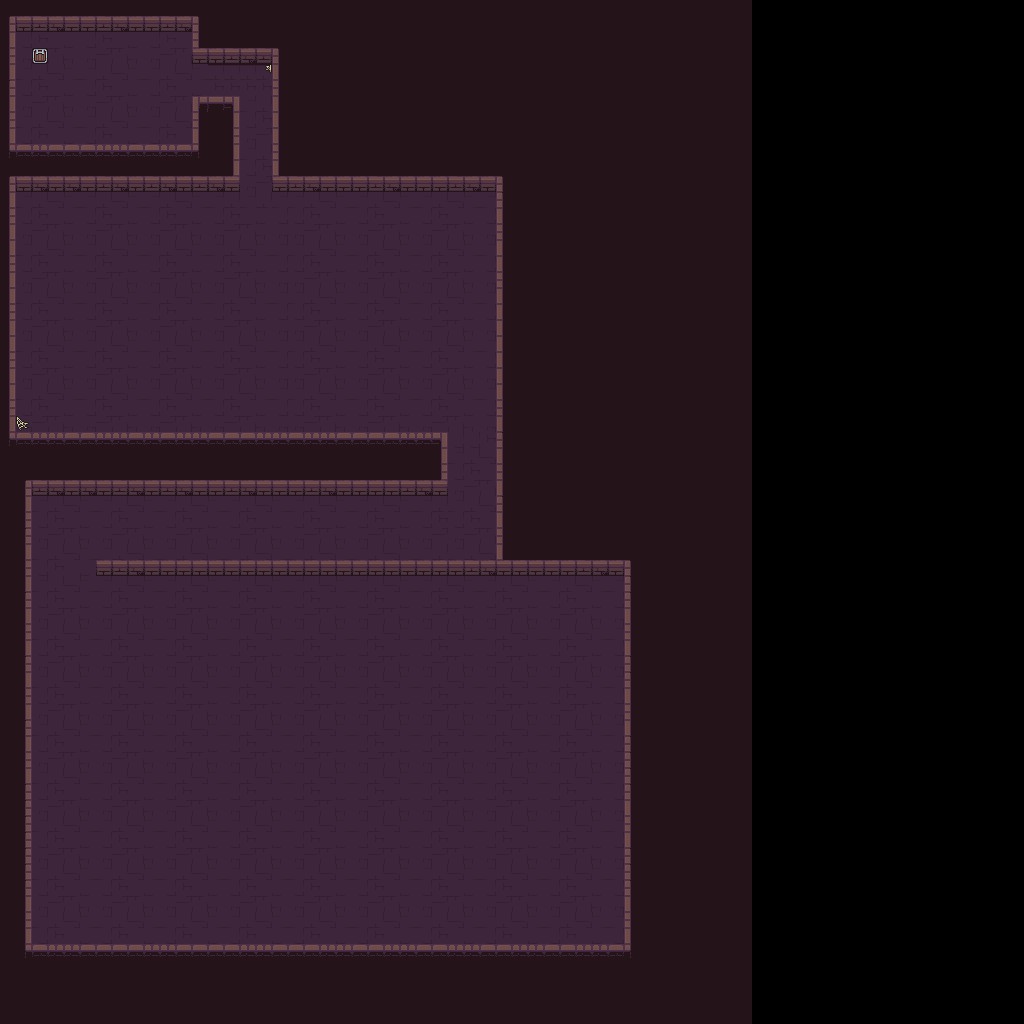

A level layout from a 2D game, rendered from its tile map. Below: a short description, then the map file with tile-grid data replaced by summaries:
An orthogonal 64x64 tile map with 16x16 px tiles, 3 tile layers (DungeonVoid, Dungeon, DungeonStuff) and 18 objects.

<map version="1.10" tiledversion="1.11.2" orientation="orthogonal" renderorder="right-down" width="64" height="64" tilewidth="16" tileheight="16" infinite="0" nextlayerid="7" nextobjectid="24">
 <editorsettings>
  <export target="dungeon_map.json" format="json" />
 </editorsettings>
 <tileset firstgid="1" name="Dungeon_Tileset" tilewidth="16" tileheight="16" tilecount="100" columns="10">
  <image source="Dungeon_Tileset.png" width="160" height="160" />
 </tileset>
 <layer id="5" name="DungeonVoid" width="64" height="64">
  <data>[4096 cells, 3008 non-empty, 1 distinct tile ids]</data>
 </layer>
 <layer id="1" name="Dungeon" width="64" height="64">
  <data>[4096 cells, 1837 non-empty, 35 distinct tile ids]</data>
 </layer>
 <layer id="2" name="DungeonStuff" width="64" height="64">
  <data>[4096 cells, 4 non-empty, 4 distinct tile ids]</data>
 </layer>
 <objectgroup id="3" name="Collisions">
  <object id="1" x="0.333333" y="0" width="275" height="30.3333" />
  <object id="2" x="193" y="30.3333" width="90.6667" height="33.6667" />
  <object id="3" x="193" y="96" width="45" height="94.3333" />
  <object id="4" x="-1.33333" y="29.6667" width="17.3333" height="415" />
  <object id="5" x="0" y="143.667" width="194.667" height="46.6667" />
  <object id="6" x="273.583" y="2" width="239.75" height="188" />
  <object id="8" x="-4.66667" y="433.333" width="453.167" height="14" />
  <object id="9" x="496" y="176" width="154" height="399" />
  <object id="12" x="-1" y="434" width="450" height="61.5" />
  <object id="13" x="-7" y="479" width="39" height="503.5" />
  <object id="14" x="18.5" y="944" width="623.5" height="37.5" />
  <object id="15" x="625" y="561.5" width="39.5" height="388.5" />
  <object id="16" x="94.5" y="558.5" width="444" height="16.5" />
 </objectgroup>
 <objectgroup id="4" name="Entrance">
  <object id="11" x="32.2727" y="47.8182" width="15.3636" height="16.1818" />
 </objectgroup>
 <objectgroup id="6" name="Chicken">
  <object id="20" x="-2" y="558.667" width="647.333" height="17" />
  <object id="21" x="624.667" y="561.667" width="41" height="407" />
  <object id="22" x="-8.33333" y="945.333" width="649.333" height="34.6667" />
  <object id="23" x="-5.66667" y="557" width="37" height="413" />
 </objectgroup>
</map>
